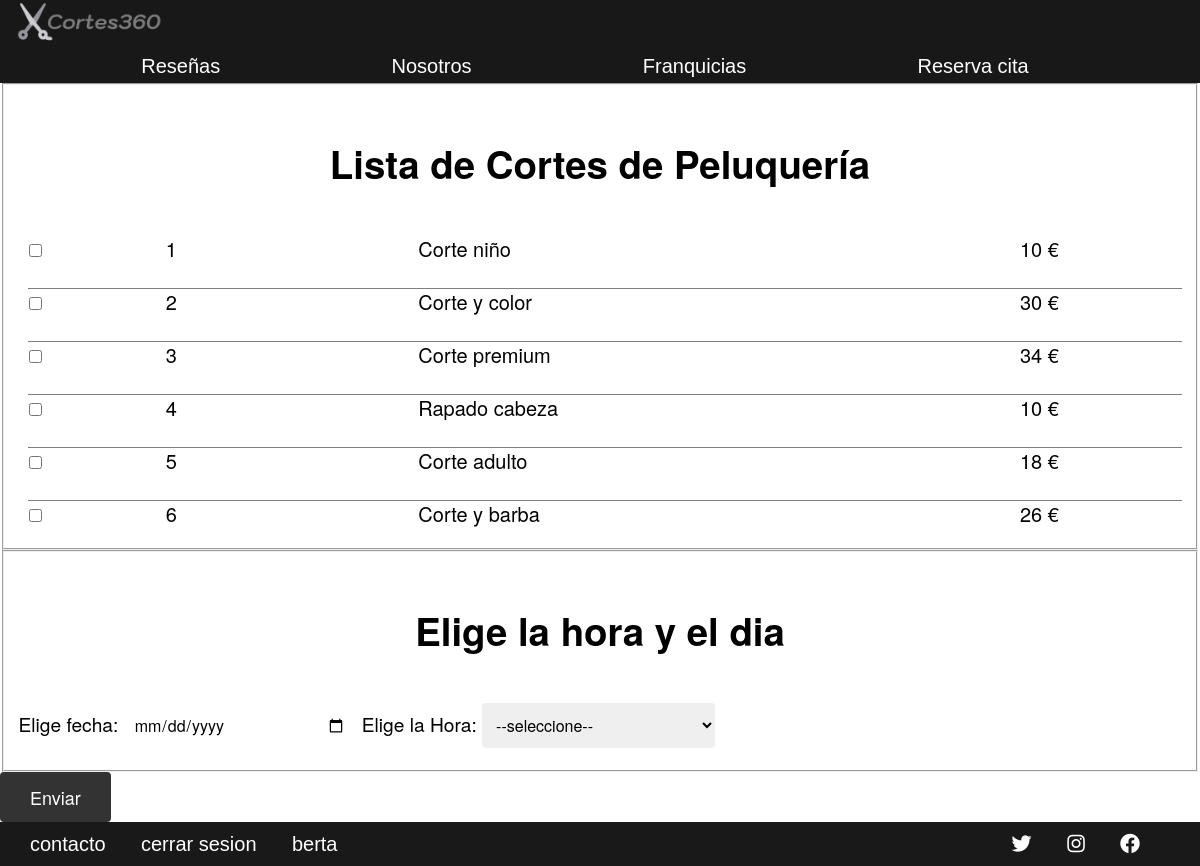
The page /users/cita.php (signed in) on the database its author committed.
### tables this page shows
CREATE TABLE `pelados` (
  `id` bigint NOT NULL AUTO_INCREMENT,
  `nombre` varchar(50) DEFAULT NULL,
  `precio` int DEFAULT NULL,
  PRIMARY KEY (`id`)
);

### clases/gestorCitas.php (called while the page is built, shortened)
<?php
class GestorCitas {
    public function __construct($db) {
        $this->db = $db;
    }
    public function importarDatos() {
        $consulta = 'SELECT * FROM pelados';
        $resultado = mysqli_query($this->db, $consulta);
        return $resultado;
    }
}

### php/funciones.php (called while the page is built, shortened)
<?php
function aunteticado() : bool{
    $auth = $_SESSION['login'] ;
    if($auth){
    return true;
}
    else return false;
}

### users/cita.php (the view, shortened to what this page needs)
<?php
require '../php/database.php';
require '../php/funciones.php';
require '../clases/gestorCitas.php';
$auth = aunteticado();
$db = conectarDB();
$gestorCitas = new GestorCitas($db);
$resultado = $gestorCitas->importarDatos();
?>
<!DOCTYPE html>
<html lang="en">
<head>
    <link rel="stylesheet" href="/CORTES360/css/normalize.css">
    <link rel="stylesheet" href="/CORTES360/css/index.css">
    <link rel="stylesheet" href="/CORTES360/css/cita.css">
    <link rel="stylesheet" href="https://cdnjs.cloudflare.com/ajax/libs/font-awesome/5.15.3/css/all.min.css">
</head>
<body>
    <header class="header">
        <div class="contenedor contenido-header">
            <div class="barra">
                <a href="index.php">
                    <img class="logo" src="/CORTES360/fotos/logo3.png" alt="Logotipo">
                </a>
                <nav class="navegacion">
                    <a href="reseña.php">Reseñas</a>
                    <a href="nosotros.php">Nosotros</a>
                    <a href="franquicias.php">Franquicias</a>
                    <a href="cita.php">Reserva cita</a>
                </nav>
            </div>
        </div>
    </header>
    <main class="contenedor">
        <form action="cita.php" method="POST">
<fieldset>
<h1>Lista de Cortes de Peluquería</h1>
        <table class="cortes">
            <tbody>
            <?php while($propiedad = mysqli_fetch_assoc($resultado)):  ?>
                <tr class="columna">
                    <td><input type="checkbox" name="checkbox[]" value="<?php echo $propiedad['id']?>"></td>
                    <td><?php echo $propiedad['id']?></td>
                    <td ><?php echo $propiedad['nombre']?></td>
                    <td ><?php echo $propiedad['precio']?> €</td>
                </tr>
                <?php  endwhile; ?>
            </tbody>
        </table>
</fieldset>
<fieldset>
<h1>Elige la hora y el dia</h1>
<label for="fecha">Elige fecha:</label>
<input type="date" min="" name="fecha" id="fecha" required>
<label for="hora">Elige la Hora:</label>
<select name="hora" id="hora" required>
<option value="" disabled selected>--seleccione--</option>
</select>
</fieldset>
<button class="enviar">Enviar</button>
</form>
    </main>
    <footer class="footer">
        <div class="barra2">
            <nav class="navegacion1">
            <a href="contacto.php">contacto</a>
                <?php if ($auth): ?>
                    <a href="/CORTES360/php/cerrarSesion.php">cerrar sesion</a>
                <?php endif; ?>
                <a >
                <?php
                echo $_SESSION['usuario'];
                ?>
                </a>
            </nav>
            <nav class="navegacion2">
                <a href=""> <i class="fab fa-twitter"></i> </a>
                <a href=""><i class="fab fa-instagram"></i></a>
                <a href=""><i class="fab fa-facebook"></i></a>
            </nav>
    </footer>
</body>
</html>

### css/index.css (style rules this page uses)
body { font-family: "Helvetica Neue", Helvetica, Arial, sans-serif; font-size: larger; }
.header { background-color: black; opacity: 0.9; padding-bottom: 5px; }
.barra { padding: 0; }
h1 { text-align: center; }
footer { background-color: black; opacity: 0.9; padding: 10px; }
a { color: white; text-decoration: none; margin-right: 30px; font-family: Arial, sans-serif; font-size: 20px; }
.navegacion { display: flex; justify-content: space-evenly; align-items: center; }
.logo { height: 50px; margin: 0px; }
.barra2 { display: flex; flex-direction: row; justify-content: space-between; margin-right: 20px; margin-left: 20px; }

### css/cita.css (style rules this page uses)
h1 { text-align: center; margin: 30px; padding: 20px; }
table { border-collapse: collapse; overflow-x: scroll; display: block; }
tbody { display: block; }
tbody { overflow-y: scroll; overflow-x: hidden; height: 300px; }
tbody tr { display:table; width:100%; box-sizing:border-box; }
td, th { min-width: 100px; height: 50px; overflow: hidden; text-overflow: ellipsis; font-size: 20px; }
.columna { display: grid; grid-template-columns: 10% 20% 50% 30%; margin-left: 10px; column-gap: 20px; border-bottom: solid gray 1px; }
input[type="date"] { padding: 10px; font-size: 16px; border: none; border-radius: 4px; margin-bottom: 10px; width: 20%; box-sizing: border-box; }
select[name="hora"] { padding: 10px; font-size: 16px; border: none; border-radius: 4px; margin-bottom: 10px; width: 20%; box-sizing: border-box; }
button.enviar { padding: 15px 30px; font-size: 18px; background-color: #333; color: #fff; border: none; border-radius: 4px; cursor: pointer; }

### rows shown on the page
pelados: id "1", nombre "Corte niño", precio "10"
pelados: id "2", nombre "Corte y color", precio "30"
pelados: id "3", nombre "Corte premium", precio "34"
pelados: id "4", nombre "Rapado cabeza", precio "10"
pelados: id "5", nombre "Corte adulto", precio "18"
pelados: id "6", nombre "Corte y barba", precio "26"

### other values the page prints
$_SESSION['usuario'] "berta"
